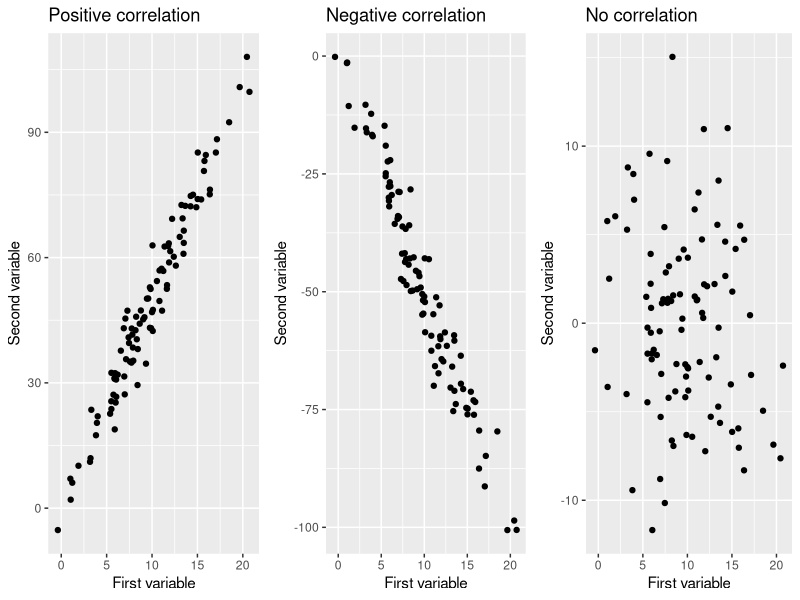
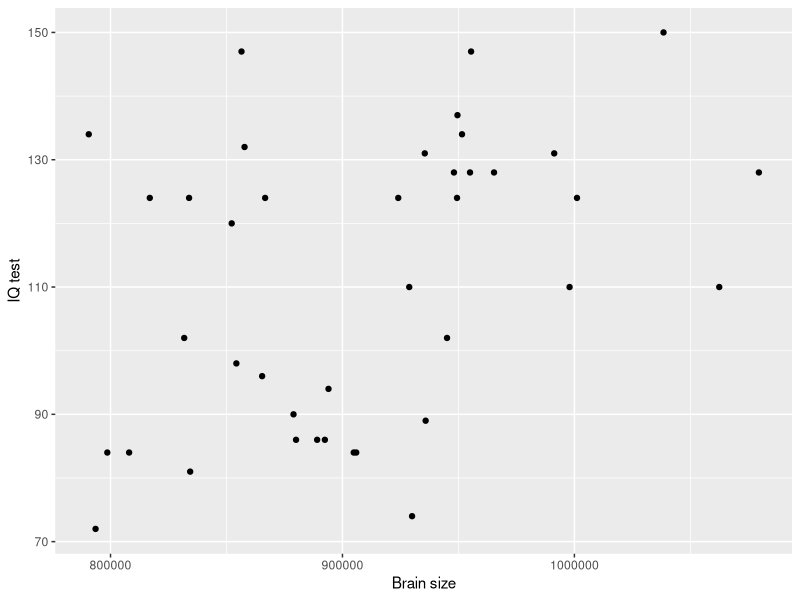
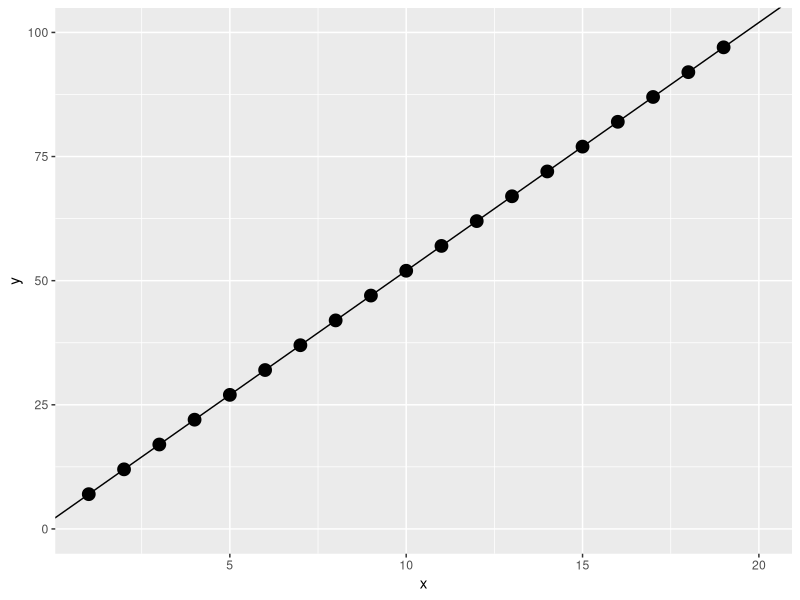
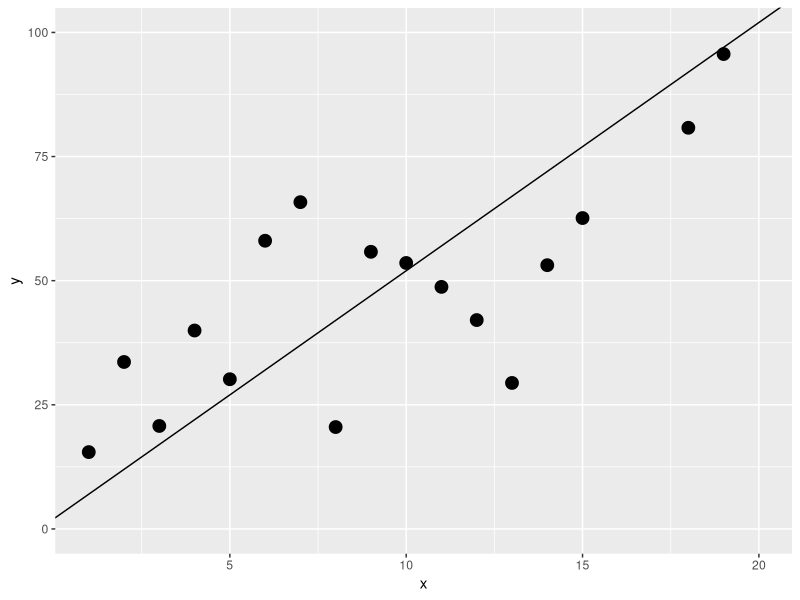
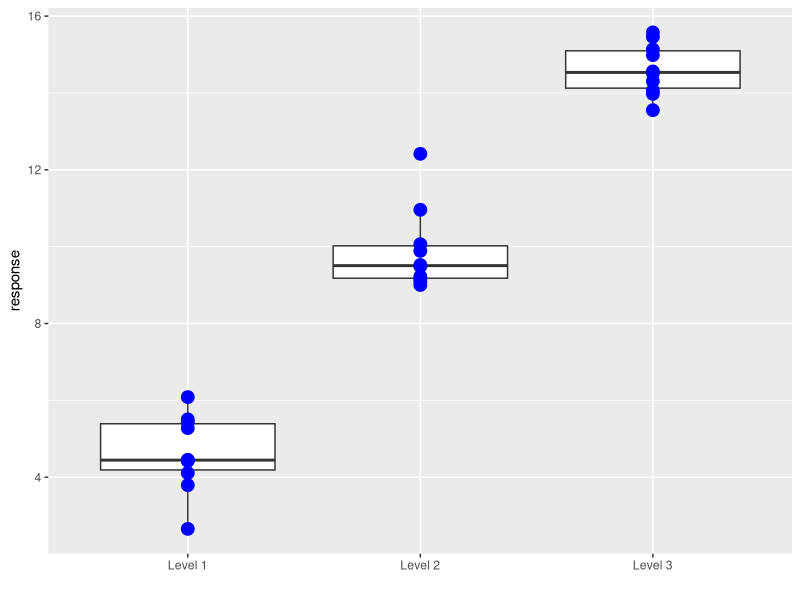
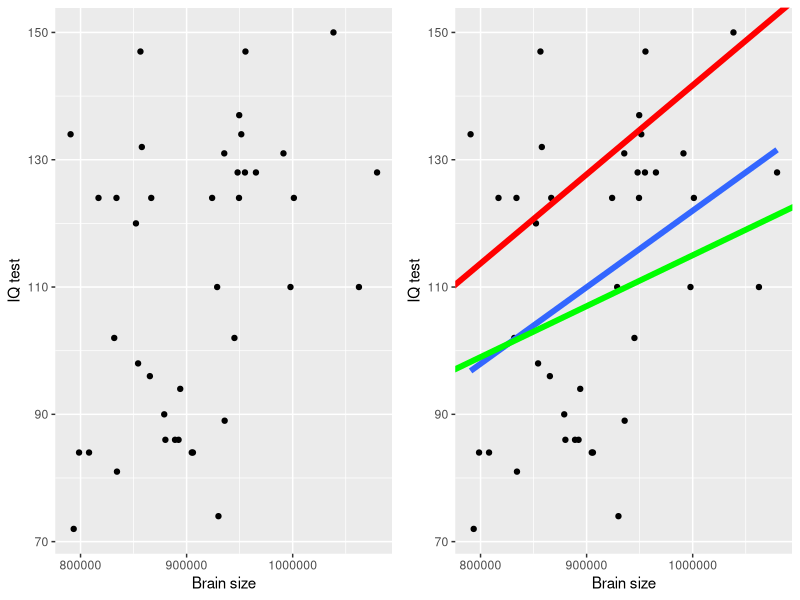
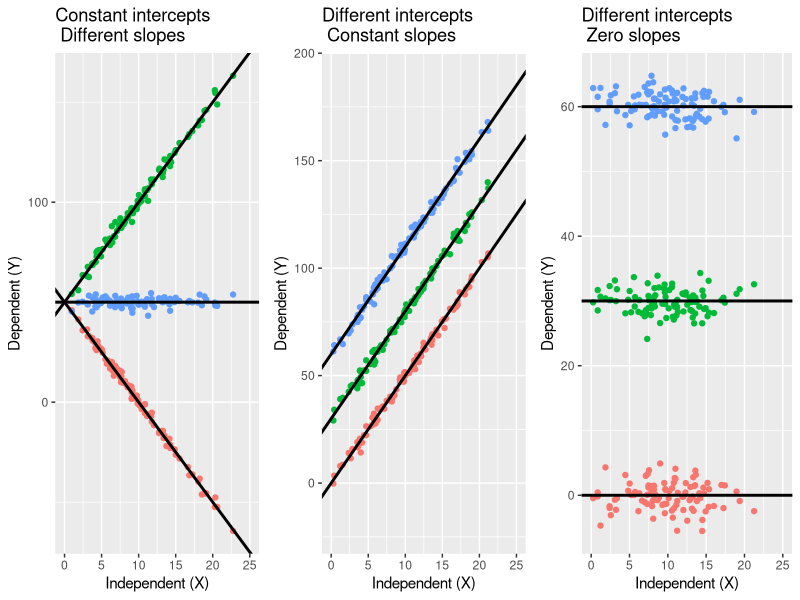
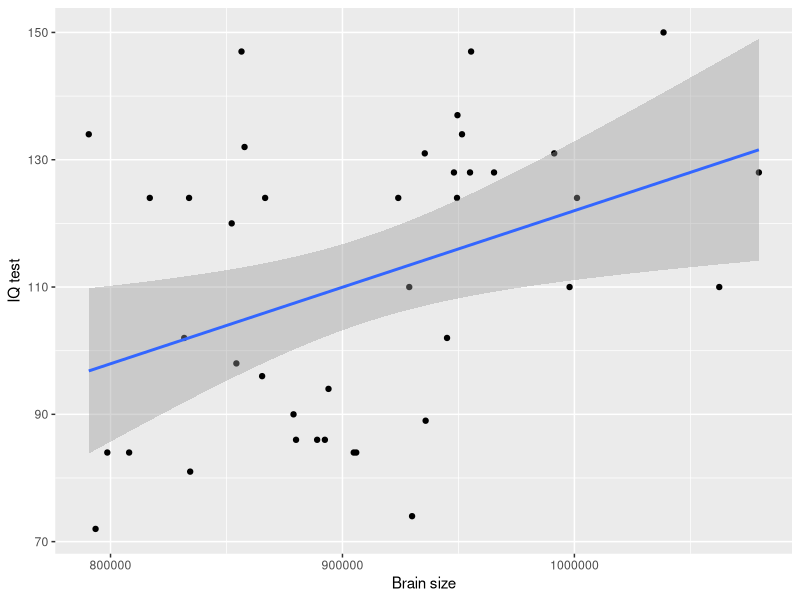

Recreate these plots in R, in order.
## ---- chunk 1
# output options
options(width = 70, scipen = 6, digits = 3)
library(knitr)
# chunk default options
opts_chunk$set(fig.align='center', tidy = FALSE, fig.width = 7, fig.height = 3, warning = FALSE)
## ---- chunk 2
brain <- read.csv("data/IQ_brain.csv", header = TRUE)
head(brain)
## ---- chunk 3
sum(!complete.cases(brain))
## ---- chunk 4
sapply(brain, function(x) sum(is.na(x)))
## ---- chunk 5
brain[!complete.cases(brain), ]
## ---- chunk 6
nrow(brain) ## Это без учета пропущенных значений
## ---- chunk 7
library (ggplot2)
library (gridExtra)
x <- rnorm(100, 10, 5)
y1 <- 5*x + rnorm(100, 0, 5)
pl_pos_cor <- ggplot(data.frame(x = x, y = y1), aes(x = x, y = y)) + geom_point() + xlab("First variable") + ylab("Second variable") + ggtitle("Positive correlation")

y2 <- -5*x + rnorm(100, 0, 5)
pl_neg_cor <- ggplot(data.frame(x = x, y = y2), aes(x = x, y = y)) + geom_point() + xlab("First variable") + ylab("Second variable") + ggtitle("Negative correlation")

y3 <- 0*x + rnorm(100, 0, 5)
pl_zero_cor <- ggplot(data.frame(x = x, y = y3), aes(x = x, y = y)) + geom_point() + xlab("First variable") + ylab("Second variable") + ggtitle("No correlation")

grid.arrange(pl_pos_cor, pl_neg_cor, pl_zero_cor, ncol = 3)

## ---- chunk 8
cor(brain[,2:6], use = "pairwise.complete.obs")

cor.test(brain$PIQ, brain$MRINACount, method = "pearson", alternative = "two.sided")
## ---- chunk 9
pl_brain <- ggplot(brain, aes(x = MRINACount, y = PIQ)) + geom_point() + xlab("Brain size") + ylab("IQ test")
## ---- chunk 10
pl_brain
## ---- chunk 11
x <- 1:20
y <- 2 + 5*x
ggplot(data.frame(x=x, y=y), aes(x=x, y=y)) + geom_point(size=4)  + geom_abline(slope=5, intercept = 2) + ylim(0, 100)
## ---- chunk 12
x <- 1:20
y <- 2 + 5*x + rnorm(20,0, 20)
ggplot(data.frame(x=x, y=y), aes(x=x, y=y)) + geom_point(size=4)  + geom_abline(slope=5, intercept = 2)  + ylim(0,100)

## ---- chunk 13
set.seed(1234)
x <- data.frame(labels = c(rep("Level 1", 10), rep( "Level 2", 10), rep("Level 3", 10)), response = c(rnorm(10, 5, 1), rnorm(10, 10, 1), rnorm(10, 15, 1))) 

ggplot(x, aes(x=labels, y=response)) + geom_boxplot()+ geom_point(color="blue", size=4) + xlab(" ")

## ---- chunk 14
library(ggplot2)

pl_1 <- pl_brain + geom_smooth(method = "lm", se = FALSE, size=2) + geom_abline(slope = 0.00008, intercept = 35, color="green", size = 2) + geom_abline(slope = 0.00014, intercept =1.7, color="red", size=2) 

grid.arrange (pl_brain, pl_1, ncol=2)

## ---- chunk 15
brain_model <- lm(PIQ ~ MRINACount, data = brain)
brain_model
## ---- chunk 16
n=100
x <- rnorm(n, 10, 5)
y1 <- 5*x + 50 + rnorm(n, 0, 2)
y2 <- -5*x + 50 + rnorm(n, 0, 2)
y3 <- 0*x + 50 + rnorm(n, 0, 2)
label <- c(rep("Positive slope",n), rep("Negative slope", n), rep("Zero slope", n))
df1 <- data.frame(x = rep(x, 3), y = c(y1, y2, y3), label = label)
df1a <- data.frame(intercept = c(50, 50, 50), slope = c(-5,0,5))
pl_1 <- ggplot(data = df1, aes(x = x, y = y, color = label)) + geom_point() + xlab("Independent (X)") + ylab("Dependent (Y)") + xlim(0, 25) + guides(color=F) + geom_abline(data = df1a, aes(intercept = intercept, slope = slope), size=1) + ggtitle("Constant intercepts \n Different slopes")

x <- rnorm(n, 10, 5)
y1 <- 5*x + 0 + rnorm(n, 0, 2)
y2 <- 5*x + 30 + rnorm(n, 0, 2)
y3 <- 5*x + 60 + rnorm(n, 0, 2)
label <- c(rep("Intercept = 0",n), rep("Intercept = 30", n), rep("Intercept = 60", n))
df2 <- data.frame(x = rep(x, 3), y = c(y1, y2, y3), label = label)
df2a <- data.frame(intercept=c(30, 0, 60), slope=c(5, 5, 5))
pl_2 <- ggplot(df2, aes(x = x, y = y, color=label)) + geom_point() + xlab("Independent (X)") + ylab("Dependent (Y)") + xlim(0, 25) + guides(color=F) + geom_abline(data = df2a, aes(intercept = intercept, slope = slope), size=1) + ggtitle("Different intercepts \n Constant slopes")


x <- rnorm(n, 10, 5)
y1 <- 0*x + 0 + rnorm(n, 0, 2)
y2 <- 0*x + 30 + rnorm(n, 0, 2)
y3 <- 0*x + 60 + rnorm(n, 0, 2)
label <- c(rep("Intercept = 0",n), rep("Intercept = 30", n), rep("Intercept = 60", n))
df3 <- data.frame(x = rep(x, 3), y = c(y1, y2, y3), label = label)
df3a <- data.frame(intercept = c(30, 0, 60), slope = c(0, 0, 0))
pl_3 <- ggplot(data = df3, aes(x = x, y = y, color=label)) + geom_point() + xlab("Independent (X)") + ylab("Dependent (Y)") + xlim(0, 25) + guides(color=F) + geom_abline(data = df3a, aes(intercept = intercept, slope = slope), size=1) + ggtitle("Different intercepts \n Zero slopes")

grid.arrange(pl_1, pl_2, pl_3, nrow=1)

## ---- chunk 17
coefficients(brain_model) [1]
coefficients(brain_model) [2]

coefficients(brain_model) [1] + coefficients(brain_model) [2] * 900000

brain$PIQ[10] - fitted(brain_model)[10]
residuals(brain_model)[10]

## ---- chunk 18
summary(brain_model)

## ---- chunk 19
pl_brain + geom_smooth(method="lm") 
## ---- chunk 20
pop_x <- rnorm(1000, 10, 3)
pop_y <- 10 + 10*pop_x + rnorm(1000, 0, 20)
population <- data.frame(x=pop_x, y=pop_y)
samp_coef <- data.frame(b0 = rep(NA, 100), b1=rep(NA, 100))
for(i in 1:100) {
  samp_num <- sample(1:1000, 20)
  samp <- population[samp_num, ]
  fit <- lm(y~x, data=samp)
  samp_coef$b0[i] <- coef(fit)[1]
  samp_coef$b1[i] <- coef(fit)[2]
  
 }

ggplot(population, aes(x=x, y=y)) + geom_point(alpha=0.3, color="yellow")+ geom_abline(aes(intercept=b0, slope=b1), data=samp_coef) + geom_abline(aes(intercept=10, slope=10), color="blue", size=2)
## ---- chunk 21
coef(brain_model)

confint(brain_model)
## ---- chunk 22
pl_alpha1 <- pl_brain + geom_smooth(method="lm", level=0.8) + ggtitle(bquote(alpha==0.2))

pl_alpha2 <- pl_brain + geom_smooth(method="lm", level=0.95) + ggtitle(bquote(alpha==0.05))

pl_alpha3 <- pl_brain + geom_smooth(method="lm", level=0.999) + ggtitle(bquote(alpha==0.01))


grid.arrange(pl_alpha1, pl_alpha2, pl_alpha3, ncol=3)

## ---- chunk 23
newdata <- data.frame(MRINACount = 900000)

predict(brain_model, newdata, interval = "prediction", 
        level = 0.95, se = TRUE)$fit

## ---- chunk 24
brain_predicted <- predict(brain_model, interval="prediction")
brain_predicted <- data.frame(brain, brain_predicted)
head(brain_predicted)
## ---- chunk 25
pl_brain + 

# 1) Линия регрессии и ее дов. интервал
# Если мы указываем fill внутри aes() и задаем фиксированное значение - появится соотв. легенда с названием.
# alpha - задает прозрачность
  geom_smooth(method = "lm", aes(fill = "Conf.interval"), alpha = 0.4) +
# 2) Интервал предсказаний создаем при помощи геома ribbon ("лента")
# Данные берем из другого датафрейма - из brain_predicted
# ymin и ymax - эстетики геома ribbon, которые задают нижний и верхний край ленты в точках с заданным x (x = MRINACount было задано в ggplot() при создании pl_brain, поэтому сейчас его указывать не обязательно)
  geom_ribbon(data = brain_predicted,  aes(ymin = lwr, ymax = upr, fill = "Conf. area for prediction"), alpha = 0.2) +

# 3) Вручную настраиваем цвета заливки при помощи шкалы fill_manual.
# Ее аргумент name - название соотв. легенды, values - вектор цветов
  scale_fill_manual(name = "Intervals", values = c("green", "gray")) +

# 4) Название графика
  ggtitle("Confidence interval \n and confidence area for prediction")
## ---- chunk 26
pl_brain + 
  geom_ribbon(data=brain_predicted, aes(y=fit, ymin=lwr, ymax=upr, fill = "Conf. area for prediction"), alpha=0.2) + 
  geom_smooth(method="lm", aes(fill="Conf.interval"), alpha=0.4) + 
  scale_fill_manual("Intervals", values = c("green", "gray")) + 
  ggtitle("Confidence interval \n and confidence area for prediction")+ xlim(600000, 1300000) + geom_text(label="Interpolation", aes(x=950000, y=100)) + geom_text(label="Extrapolation", aes(x=700000, y=70)) +
geom_text(label="Extrapolation", aes(x=1200000, y=70))

## ---- chunk 27
summary(brain_model)
## ---- chunk 28

pl_exp <- pl_brain + geom_smooth(method="lm", se=F, size=1.3) + geom_abline(aes(intercept=mean(PIQ), slope=0), size=1.3) + geom_text(label="Mean IQ", aes(x=1050000, y=(mean(PIQ)-6)), size = 5) + geom_segment(data=brain_predicted, aes(x=MRINACount, y=mean(PIQ), xend=MRINACount, yend=fit)) + ggtitle("Explained variation")

pl_res <- pl_brain + geom_smooth(method="lm", se=F, size=1.3) + geom_segment(data=brain_predicted, aes(x=MRINACount, y=PIQ, xend=MRINACount, yend=fit)) + ggtitle("Residual variation")

pl_tot <-pl_brain + geom_abline(aes(intercept=mean(PIQ), slope=0), size=1.3) + geom_text(label="Mean IQ", aes(x=1050000, y=(mean(PIQ)-6)), size = 5) + geom_segment(data=brain_predicted, aes(x=MRINACount, y=PIQ, xend=MRINACount, yend=mean(PIQ))) + ggtitle("Total variation")


grid.arrange(pl_exp, pl_res, pl_tot, nrow=3)
## ---- chunk 29
f <- seq(-0.2,10,1)
ggplot(data.frame(f=f, p=df(f, 1, 38)), aes(x=f, y=p)) + geom_line(size=1.3) + ggtitle("F-distribution") + xlab("F") + geom_vline(xintercept=c(6.686), color="red",) + geom_hline(yintercept=0) + xlim(-0.2,10)
## ---- chunk 30
x <- rnorm(100, 20, 5)
y1 <- 10 * x + 5 + rnorm(100, 0, 5)
y2 <- 10 * x + 5 + rnorm(100, 0, 40)
d <- data.frame(x=x, y1=y1)
pl_R1 <- ggplot(d, aes(x=x, y=y1)) + geom_point() + geom_smooth(method="lm", se=F) 
pl_R2 <- ggplot(d, aes(x=x, y=y2)) + geom_point() + geom_smooth(method="lm", se=F) 
grid.arrange (pl_R1, pl_R2)
## ---- chunk 31
summary(brain_model)
